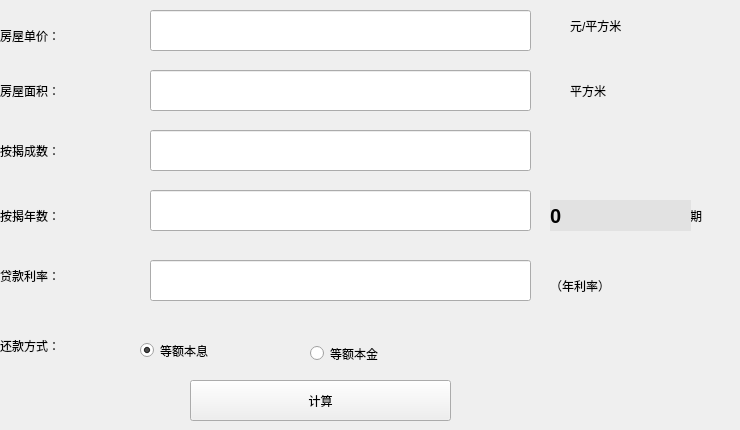
        <widget class="QWidget" name="page_3">
         <widget class="QLabel" name="label_15">
          <property name="geometry">
           <rect>
            <x>0</x>
            <y>10</y>
            <width>151</width>
            <height>51</height>
           </rect>
          </property>
          <property name="text">
           <string>房屋单价：</string>
          </property>
         </widget>
         <widget class="QLineEdit" name="lineEdit_8">
          <property name="geometry">
           <rect>
            <x>150</x>
            <y>10</y>
            <width>381</width>
            <height>41</height>
           </rect>
          </property>
          <property name="font">
           <font>
            <pointsize>12</pointsize>
            <weight>50</weight>
            <italic>true</italic>
            <bold>false</bold>
           </font>
          </property>
          <property name="text">
           <string/>
          </property>
         </widget>
         <widget class="QLabel" name="label_16">
          <property name="geometry">
           <rect>
            <x>570</x>
            <y>10</y>
            <width>131</width>
            <height>31</height>
           </rect>
          </property>
          <property name="text">
           <string>元/平方米</string>
          </property>
         </widget>
         <widget class="QLabel" name="label_17">
          <property name="geometry">
           <rect>
            <x>0</x>
            <y>70</y>
            <width>131</width>
            <height>41</height>
           </rect>
          </property>
          <property name="text">
           <string>房屋面积：</string>
          </property>
         </widget>
         <widget class="QLineEdit" name="lineEdit_9">
          <property name="geometry">
           <rect>
            <x>150</x>
            <y>70</y>
            <width>381</width>
            <height>41</height>
           </rect>
          </property>
          <property name="font">
           <font>
            <pointsize>12</pointsize>
            <weight>50</weight>
            <italic>true</italic>
            <bold>false</bold>
           </font>
          </property>
          <property name="text">
           <string/>
          </property>
         </widget>
         <widget class="QLabel" name="label_18">
          <property name="geometry">
           <rect>
            <x>570</x>
            <y>70</y>
            <width>101</width>
            <height>41</height>
           </rect>
          </property>
          <property name="text">
           <string>平方米</string>
          </property>
         </widget>
         <widget class="QLabel" name="label_19">
          <property name="geometry">
           <rect>
            <x>0</x>
            <y>130</y>
            <width>121</width>
            <height>41</height>
           </rect>
          </property>
          <property name="text">
           <string>按揭成数：</string>
          </property>
         </widget>
         <widget class="QLineEdit" name="lineEdit_10">
          <property name="geometry">
           <rect>
            <x>150</x>
            <y>190</y>
            <width>381</width>
            <height>41</height>
           </rect>
          </property>
          <property name="font">
           <font>
            <family>Adobe 楷体 Std R</family>
            <pointsize>12</pointsize>
            <weight>50</weight>
            <italic>true</italic>
            <bold>false</bold>
            <underline>false</underline>
           </font>
          </property>
          <property name="text">
           <string/>
          </property>
         </widget>
         <widget class="QLabel" name="label_20">
          <property name="geometry">
           <rect>
            <x>690</x>
            <y>200</y>
            <width>41</width>
            <height>31</height>
           </rect>
          </property>
          <property name="text">
           <string>期</string>
          </property>
         </widget>
         <widget class="QLabel" name="label_21">
          <property name="geometry">
           <rect>
            <x>0</x>
            <y>250</y>
            <width>131</width>
            <height>51</height>
           </rect>
          </property>
          <property name="text">
           <string>贷款利率：</string>
          </property>
         </widget>
         <widget class="QLineEdit" name="lineEdit_11">
          <property name="geometry">
           <rect>
            <x>150</x>
            <y>260</y>
            <width>381</width>
            <height>41</height>
           </rect>
          </property>
          <property name="font">
           <font>
            <family>Adobe 楷体 Std R</family>
            <pointsize>12</pointsize>
            <weight>50</weight>
            <italic>true</italic>
            <bold>false</bold>
            <underline>false</underline>
           </font>
          </property>
          <property name="text">
           <string/>
          </property>
         </widget>
         <widget class="QLabel" name="label_22">
          <property name="geometry">
           <rect>
            <x>0</x>
            <y>320</y>
            <width>121</width>
            <height>51</height>
           </rect>
          </property>
          <property name="text">
           <string>还款方式：</string>
          </property>
         </widget>
         <widget class="QRadioButton" name="radioButton_7">
          <property name="geometry">
           <rect>
            <x>140</x>
            <y>330</y>
            <width>171</width>
            <height>41</height>
           </rect>
          </property>
          <property name="text">
           <string>等额本息</string>
          </property>
          <property name="checked">
           <bool>true</bool>
          </property>
         </widget>
         <widget class="QRadioButton" name="radioButton_8">
          <property name="geometry">
           <rect>
            <x>310</x>
            <y>338</y>
            <width>151</width>
            <height>31</height>
           </rect>
          </property>
          <property name="text">
           <string>等额本金</string>
          </property>
         </widget>
         <widget class="QPushButton" name="pushButton_4">
          <property name="geometry">
           <rect>
            <x>190</x>
            <y>380</y>
            <width>261</width>
            <height>41</height>
           </rect>
          </property>
          <property name="text">
           <string>计算</string>
          </property>
         </widget>
         <widget class="QLabel" name="label_41">
          <property name="geometry">
           <rect>
            <x>0</x>
            <y>200</y>
            <width>121</width>
            <height>31</height>
           </rect>
          </property>
          <property name="text">
           <string>按揭年数：</string>
          </property>
         </widget>
         <widget class="QLineEdit" name="lineEdit_22">
          <property name="geometry">
           <rect>
            <x>150</x>
            <y>130</y>
            <width>381</width>
            <height>41</height>
           </rect>
          </property>
          <property name="font">
           <font>
            <family>Adobe 楷体 Std R</family>
            <pointsize>12</pointsize>
            <weight>50</weight>
            <italic>true</italic>
            <bold>false</bold>
           </font>
          </property>
          <property name="text">
           <string/>
          </property>
         </widget>
         <widget class="QLabel" name="label_46">
          <property name="geometry">
           <rect>
            <x>550</x>
            <y>200</y>
            <width>141</width>
            <height>31</height>
           </rect>
          </property>
          <property name="font">
           <font>
            <pointsize>15</pointsize>
            <weight>75</weight>
            <bold>true</bold>
           </font>
          </property>
          <property name="styleSheet">
           <string notr="true">background-color: rgb(226, 226, 226);</string>
          </property>
          <property name="text">
           <string>0</string>
          </property>
         </widget>
         <widget class="QLabel" name="label_50">
          <property name="geometry">
           <rect>
            <x>550</x>
            <y>270</y>
            <width>131</width>
            <height>31</height>
           </rect>
          </property>
          <property name="text">
           <string>（年利率）</string>
          </property>
         </widget>
        </widget>
